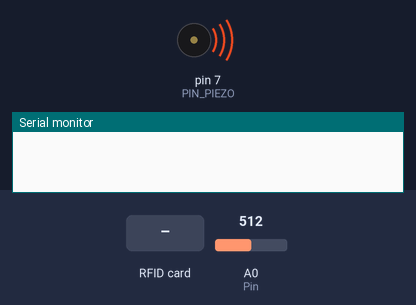
Bench run of a sketch on a simulated Arduino Uno, built with avr-gcc and run on an emulated ATmega328P. Shown: buzzer (waves = sounding), the last lines printed to the serial monitor. Inputs (shaded band) come from the test bench; at power-on: A0 (Pin) = 512.

Above: at 1.2 s.
1.3 s: A0 (Pin) set to 491
At 6.4 s:
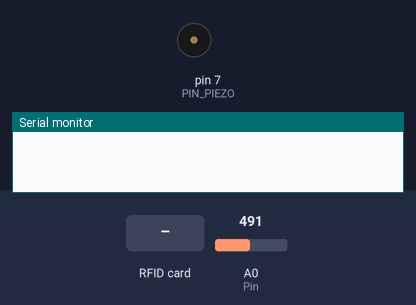
7.6 s: RFID card 5E 7A 19 C4 held to the reader
At 7.87 s:
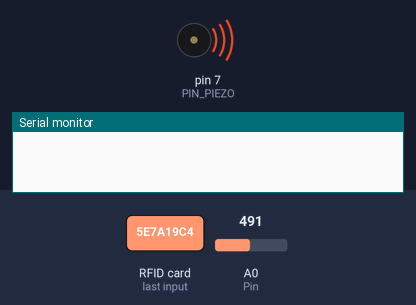
20.2 s: RFID card F9 B0 8D C2 held to the reader
At 21.5 s:
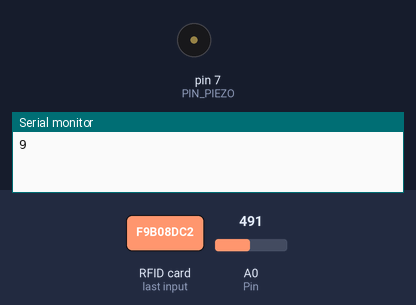
26.5 s: A0 (Pin) set to 510
At 26.8 s:
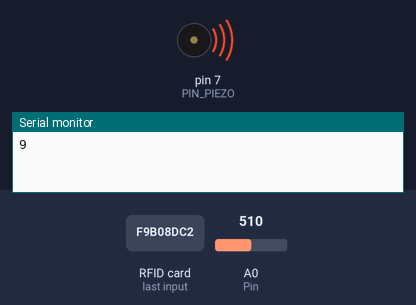
37.7 s: A0 (Pin) set to 490
At 42.8 s:
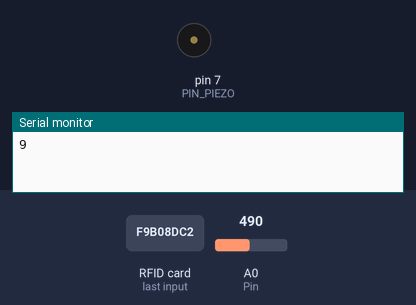
Timing chart, 0 to 44.3 s (numbered marks = the images above; inputs shaded):
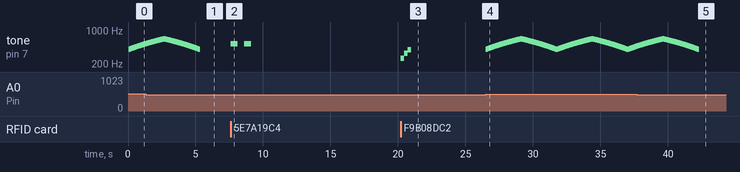

Measured:
- the behaviour switches between 501 and 500 on A0 (Pin) (found by bisection; images 0 and 1)
- after the input at 1.3 s, tone on pin 7 (PIN_PIEZO): goes on until 5.3 s, then stays silent
- after the input at 7.6 s, tone on pin 7 (PIN_PIEZO): alternates 523 Hz for 0.50 s and silent for 0.50 s, 4 changes in all, then stays silent, starting at once
- after the input at 20.2 s, tone on pin 7 (PIN_PIEZO): silent → 262 Hz at once, → 330 Hz 0.25 s later, → 392 Hz 0.25 s later, → silent 0.25 s later
- after the input at 26.5 s, tone on pin 7 (PIN_PIEZO): plays 400 Hz for 0.01 s, 401 Hz for 0.01 s, 402 Hz for 0.01 s, 403 Hz for 0.01 s, 404 Hz for 0.01 s, 405 Hz for 0.01 s … (1111 notes in this stretch), starting at once
- after the input at 37.7 s, tone on pin 7 (PIN_PIEZO): goes on until 42.2 s, then stays silent
- by itself, tone on pin 7 (PIN_PIEZO): plays 400 Hz for 0.01 s, 401 Hz for 0.01 s, 402 Hz for 0.01 s, 403 Hz for 0.01 s, 404 Hz for 0.01 s, 405 Hz for 0.01 s … (125 notes in this stretch)

The sketch:

RFID_1.ino
```cpp
#include <SPI.h>
#include <MFRC522.h>
#include <SoftwareSerial.h>

#define SS_PIN 10
#define RST_PIN 9
MFRC522 mfrc522(SS_PIN, RST_PIN);   // Create MFRC522 instance.
SoftwareSerial a1(2,3);//
int PIN_PIEZO = 7;  // 피에조 스피커의 변수 선언
int Pin = A0;
int flame = 0;

int melody[] = {  262,  // 도, 주파수: 262Hz~370
                  294,  // 레, 294Hz
                  330,  // 미, 330Hz
                  349,  // 파, 349Hz
                  392,  // 솔, 392Hz
                  440,  // 라, 440Hz
                  494,  // 시, 494Hz
                  523,   // 도, 523Hz
                  370   // 파#, 370Hz
};
void yes(){
    tone(PIN_PIEZO, melody[0], 250);
    delay(250);
    tone(PIN_PIEZO, melody[2], 250);
    delay(250);
    tone(PIN_PIEZO, melody[4], 250);
}
void no(){
  for (int i=0; i<2; i++) {           // for 반복문을 통해 melody 배열에 있는 주파수를 한번씩 호출
    tone(PIN_PIEZO, melody[7], 500);  // 7번 핀에 0.5초 동안 특정 주파수의 소리가 발생하도록 전압을 인가함
    delay(1000);                      // 1초간 지연
  }
}
void fire(){
  for(int i = 400; i <= 660; i++){
    tone(PIN_PIEZO, i, 10);
    delay(10);
  }
  for(int i = 660; i >= 400; i--){
    tone(PIN_PIEZO, i, 10);
    delay(10);
  }
}
void setup()
{
  Serial.begin(9600);   // Initiate a serial communication
  SPI.begin();      // Initiate  SPI bus
  mfrc522.PCD_Init();   // Initiate MFRC522
  a1.begin(9600);

}
void loop()
{
  if(a1.available()){
    char a = a1.read();
    Serial.print(a);
  }
  flame = analogRead(Pin);
  if(flame > 500){
    fire();
  }
  // Look for new cards
  if ( ! mfrc522.PICC_IsNewCardPresent())
  {
    return;
  }
  // Select one of the cards
  if ( ! mfrc522.PICC_ReadCardSerial())
  {
    return;
  }
  //Show UID on serial monitor
  String content= "";
  byte letter;
  for (byte i = 0; i < mfrc522.uid.size; i++)
  {
     content.concat(String(mfrc522.uid.uidByte[i] < 0x10 ? " 0" : " "));
     content.concat(String(mfrc522.uid.uidByte[i], HEX));
  }
  //카드 : 23 7A E5 02
  //토큰 : F9 B0 8D C2
  content.toUpperCase();
  if (content.substring(1) == "F9 B0 8D C2") //change here the UID of the card/cards that you want to give access
  {
    Serial.print("9");
    a1.print("9");
    yes();
    delay(1000);
  }

 else   {
    //Serial.print("0");
    no();
    delay(1000);
  }
}
```
